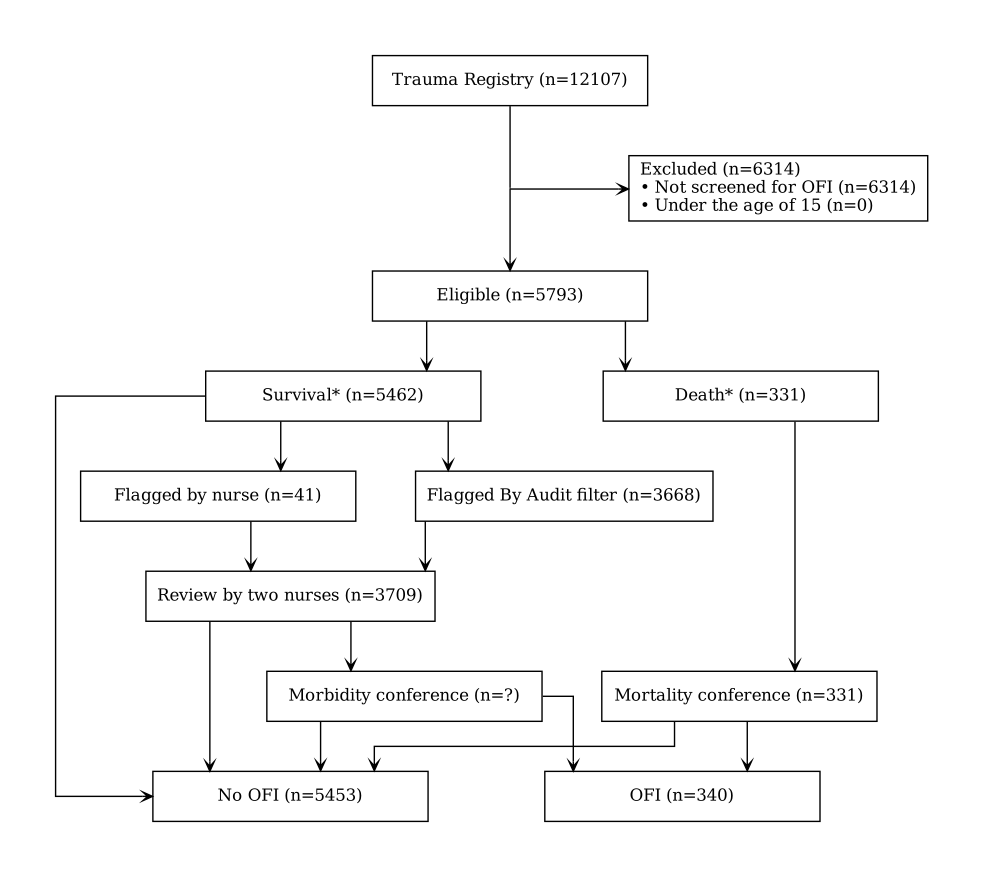

Write Python code to recreate this figure.
import graphviz
import pandas as pd

swetrau = pd.read_csv("data/raw/combined_dataset.csv")

n_swetrau = len(swetrau)

# Remove not screened
screened_ofi = swetrau[swetrau["ofi"].notna()]
n_not_screened = n_swetrau - len(screened_ofi)
screened_ofi["ofi"] = screened_ofi["ofi"].replace("No", 0)
screened_ofi["ofi"] = screened_ofi["ofi"].replace("Yes", 1)

over_14 = screened_ofi[(screened_ofi["pt_age_yrs"] > 14) | (screened_ofi["pt_age_yrs"].isna())]
n_under_15 = len(screened_ofi) - len(over_14)

excluded = n_not_screened + n_under_15

eligible = over_14
n_eligible = len(eligible)

filter_col = [col for col in screened_ofi if col.startswith("VK_")]

eligible[filter_col] = eligible[filter_col].replace(
    {"Nej": False, "Ja": True, "nej": False, "ja": True, "nn": False, "nj\nNej": False}
)

eligible = eligible.fillna(False)

filter_col.remove("VK_annat")
filter_col.remove("VK_avslutad")

n_audit_flagged = (eligible[filter_col].sum(axis=1) >= 1).sum()

n_nurse_flagged = ((eligible[filter_col].sum(axis=1) == 0) & eligible["VK_annat"]).sum()

n_review = n_audit_flagged + n_nurse_flagged

allneg_but_ofi = ((eligible[filter_col].sum(axis=1) == 0) & eligible["ofi"]).sum()

dead = eligible[eligible["res_survival"] == 1]
alive = eligible[eligible["res_survival"] != 1]

n_dead = len(dead)
n_alive = len(alive)

n_dead_ofi = len(dead[dead["ofi"] == 1])
n_dead_no_ofi = len(dead[dead["ofi"] == 0])

n_ofi = len(screened_ofi[screened_ofi["ofi"] == 1])
n_no_ofi = len(screened_ofi[screened_ofi["ofi"] == 0])

dot = graphviz.Digraph(
    format="pdf",
    filename="flowchart",
    comment="Flowchart",
    directory="report/figures",
    graph_attr=[
        ("layout", "dot"),
        ("splines", "ortho"),
        ("nodesep", "0.6"),
    ],
    node_attr=[
        ("shape", "box"),
        ("fontsize", "12"),
        ("width", "2.75"),
    ],
    edge_attr=[
        ("arrowsize", "0.7"),
        ("arrowhead", "vee"),
        ("labelfontsize", "11"),
    ],
)

dot.node("swetrau", label=f"Trauma Registry (n={n_swetrau})")


with dot.subgraph() as c:
    c.attr(rank="same")
    c.node(
        "excluded",
        label=f"""<
Excluded (n={excluded})<br ALIGN='LEFT'/>
&#8226; Not screened for OFI (n={n_not_screened})<br ALIGN='LEFT'/>
&#8226; Under the age of 15 (n={n_under_15})<br ALIGN='LEFT'/>
>""",
    )
    c.node("1", shape="point", width="0", height="0")

    c.edge("1", "excluded", minlen="2")

dot.edge("swetrau", "1", arrowhead="none")
dot.edge("1", "eligible")

dot.node("alive", label=f"Survival* (n={n_alive})")
dot.node("death", label=f"Death* (n={n_dead})")
dot.node("eligible", label=f"Eligible (n={n_eligible})")
dot.node("af", label=f"Flagged By Audit filter (n={n_audit_flagged})")
dot.node("nurse", label=f"Flagged by nurse (n={n_nurse_flagged})")
dot.node("review", label=f"Review by two nurses (n={n_review})")
dot.node("mbc", label="Morbidity conference (n=?)")
dot.node("mtc", label=f"Mortality conference (n={n_dead})")
dot.node("ofi", label=f"OFI (n={n_ofi})")
dot.node("nofi", label=f"No OFI (n={n_no_ofi})")

dot.edges([("eligible", "alive"), ("alive", "af"), ("af", "review")])
dot.edges([("eligible", "death"), ("death", "mtc")])
dot.edges([("alive", "nurse"), ("nurse", "review")])
dot.edge("review", "nofi")


dot.edge("alive", "nofi")

dot.edge("review", "mbc")

dot.edge("mtc", "ofi")
dot.edge("mtc", "nofi")

dot.edge("mbc", "ofi")
dot.edge("mbc", "nofi")

dot.render()
